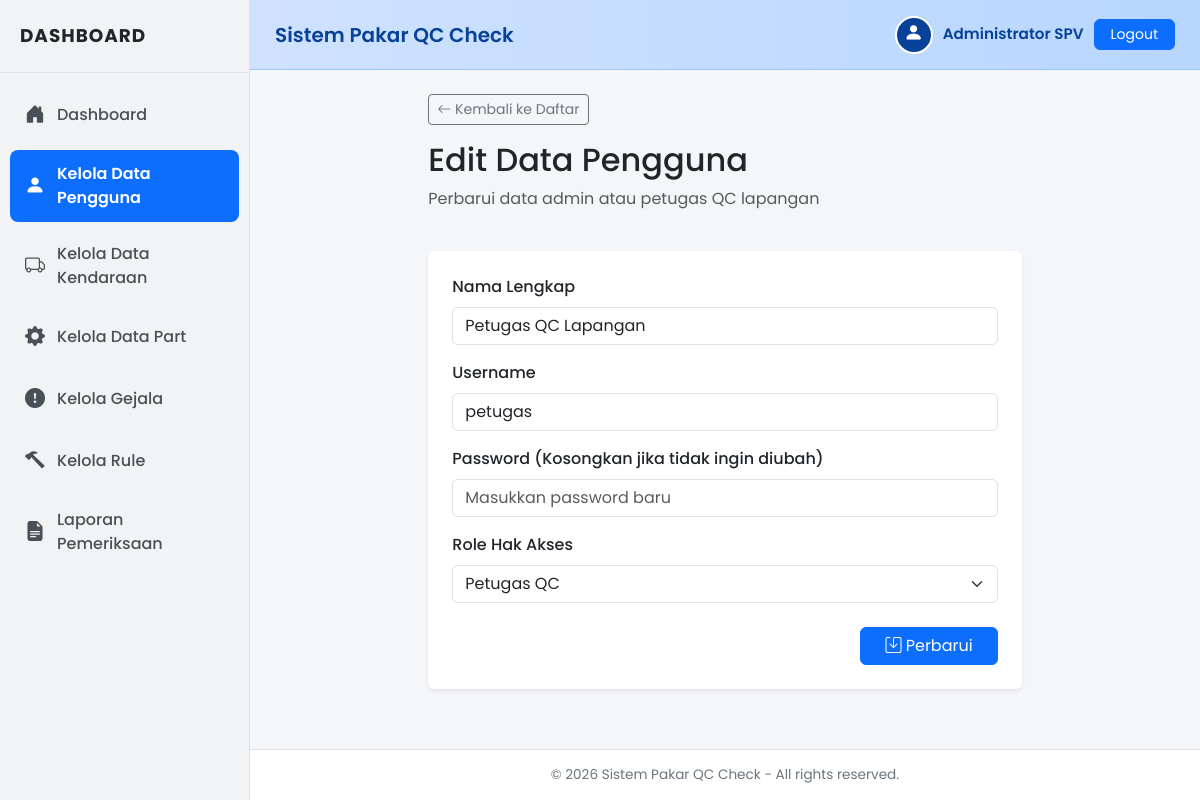
Page /users/edit.php?id=2 (signed in) on the committed database.
### tables this page shows
CREATE TABLE `users` (
  `id_user` int(11) NOT NULL AUTO_INCREMENT,
  `nama` varchar(100) NOT NULL,
  `username` varchar(50) NOT NULL,
  `password` varchar(255) NOT NULL,
  `role` enum('admin','petugas_qc') NOT NULL,
  `created_at` timestamp NOT NULL DEFAULT current_timestamp(),
  PRIMARY KEY (`id_user`),
  UNIQUE KEY `username` (`username`)
);

### users/edit.php (the view, shortened to what this page needs)
<?php
include "../koneksi.php";
$id = isset($_GET['id']) ? intval($_GET['id']) : 0;
$stmt_select = mysqli_prepare($conn, "SELECT * FROM users WHERE id_user = ?");
mysqli_stmt_bind_param($stmt_select, "i", $id);
mysqli_stmt_execute($stmt_select);
$result = mysqli_stmt_get_result($stmt_select);
$user_data = mysqli_fetch_assoc($result);
include "../templates/header.php";
?>
<div class="row mb-4">
    <div class="col-md-8 mx-auto">
        <a href="index.php" class="btn btn-outline-secondary btn-sm mb-3">
            <i class="bi bi-arrow-left"></i> Kembali ke Daftar
        </a>
        <h2>Edit Data Pengguna</h2>
        <p class="text-muted">Perbarui data admin atau petugas QC lapangan</p>
    </div>
</div>
<div class="row">
    <div class="col-md-8 mx-auto">
        <div class="card shadow-sm border-0 p-4">
            <form method="POST" action="">
                <div class="mb-3">
                    <label for="nama" class="form-label fw-medium">Nama Lengkap</label>
                    <input type="text" name="nama" id="nama" class="form-control" placeholder="Masukkan nama lengkap" required value="<?php echo htmlspecialchars(isset($_POST['nama']) ? $_POST['nama'] : $user_data['nama']); ?>">
                </div>
                <div class="mb-3">
                    <label for="username" class="form-label fw-medium">Username</label>
                    <input type="text" name="username" id="username" class="form-control" placeholder="Masukkan username" required value="<?php echo htmlspecialchars(isset($_POST['username']) ? $_POST['username'] : $user_data['username']); ?>">
                </div>
                <div class="mb-3">
                    <label for="password" class="form-label fw-medium">Password (Kosongkan jika tidak ingin diubah)</label>
                    <input type="password" name="password" id="password" class="form-control" placeholder="Masukkan password baru">
                </div>
                <div class="mb-3">
                    <label for="role" class="form-label fw-medium">Role Hak Akses</label>
                    <select name="role" id="role" class="form-select" required>
                        <?php $selected_role = isset($_POST['role']) ? $_POST['role'] : $user_data['role']; ?>
                        <option value="petugas_qc" <?php echo ($selected_role == 'petugas_qc') ? 'selected' : ''; ?>>Petugas QC</option>
                    </select>
                </div>
                <div class="mt-4 text-end">
                    <button type="submit" name="submit" class="btn btn-primary px-4">
                        <i class="bi bi-save"></i> Perbarui
                    </button>
                </div>
            </form>
        </div>
    </div>
</div>
<?php
include "../templates/footer.php";
?>

### templates/header.php (style rules this page uses)
body { font-family: 'Poppins', sans-serif; background-color: #f4f6f9; overflow-x: hidden; display: flex; min-height: 100vh; }

### rows in the picture
users: nama "Petugas QC Lapangan", username "petugas", role "Petugas QC"

### other values in the picture
$_SESSION['nama'] "Administrator SPV"
